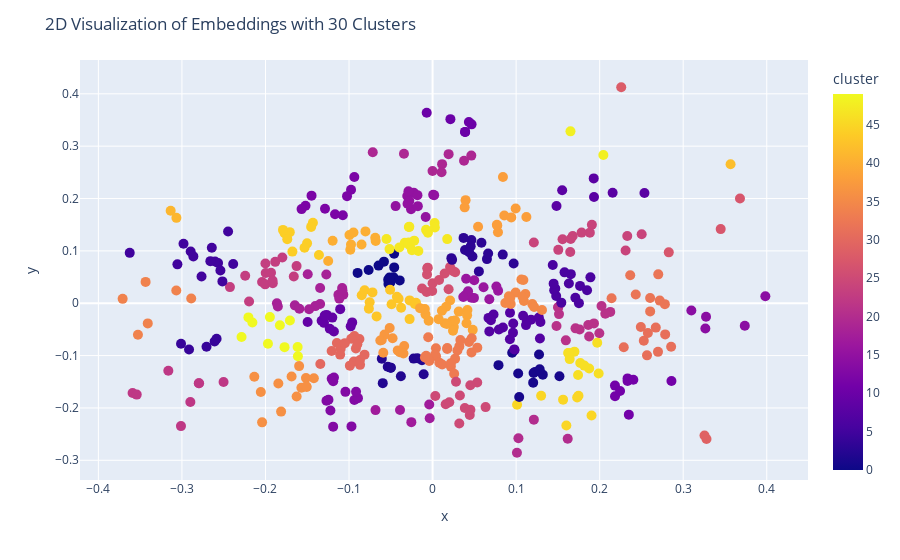

Write notebook code for a chart like this one.
### Code cell
import pandas as pd
import numpy as np
from sklearn.decomposition import PCA
from sklearn.neighbors import NearestNeighbors
from sklearn.cluster import KMeans
import plotly.express as px

# Reduce dimensions for visualization
pca = PCA(n_components=2)
embeddings_2d = pca.fit_transform(np.array(sample_df['openai_embedding'].tolist()))

# Apply K-means clustering to form 30 clusters
kmeans = KMeans(n_clusters=50, random_state=42)
clusters = kmeans.fit_predict(embeddings_2d)

# Prepare DataFrame for Plotly
plot_df = pd.DataFrame(embeddings_2d, columns=['x', 'y'])
plot_df['cluster'] = clusters  # Add cluster assignments to the DataFrame

# Plot using Plotly with clusters
fig = px.scatter(plot_df, x='x', y='y', color='cluster', hover_data=['cluster'])
fig.update_traces(marker_size=10)
fig.update_layout(title='2D Visualization of Embeddings with 30 Clusters', hovermode='closest')
fig.show()

### Figure 1 — Plotly figure (JSON) as saved in the notebook; plotly's stock layout.template omitted (floating-point values rounded to 4 significant figures; data arrays with more than 128 entries replaced by an {"elided": "..."} marker saying what was removed)
{"data": [{"customdata": {"elided": "500x1 int values"}, "hovertemplate": "x=%{x}<br>y=%{y}<br>cluster=%{marker.color}<extra></extra>", "legendgroup": "", "marker": {"color": {"elided": "500 int values"}, "coloraxis": "coloraxis", "size": 10, "symbol": "circle"}, "mode": "markers", "name": "", "orientation": "v", "showlegend": false, "type": "scatter", "x": {"elided": "500 float values"}, "xaxis": "x", "y": {"elided": "500 float values"}, "yaxis": "y"}], "layout": {"autosize": true, "coloraxis": {"colorbar": {"title": {"text": "cluster"}}, "colorscale": [[0, "#0d0887"], [0.1111, "#46039f"], [0.2222, "#7201a8"], [0.3333, "#9c179e"], [0.4444, "#bd3786"], [0.5556, "#d8576b"], [0.6667, "#ed7953"], [0.7778, "#fb9f3a"], [0.8889, "#fdca26"], [1, "#f0f921"]]}, "hovermode": "closest", "legend": {"tracegroupgap": 0}, "margin": {"t": 60}, "title": {"text": "2D Visualization of Embeddings with 30 Clusters"}, "xaxis": {"anchor": "y", "autorange": true, "domain": [0, 1], "range": [-0.4201, 0.4475], "title": {"text": "x"}, "type": "linear"}, "yaxis": {"anchor": "x", "autorange": true, "domain": [0, 1], "range": [-0.3505, 0.4775], "title": {"text": "y"}, "type": "linear"}}}
